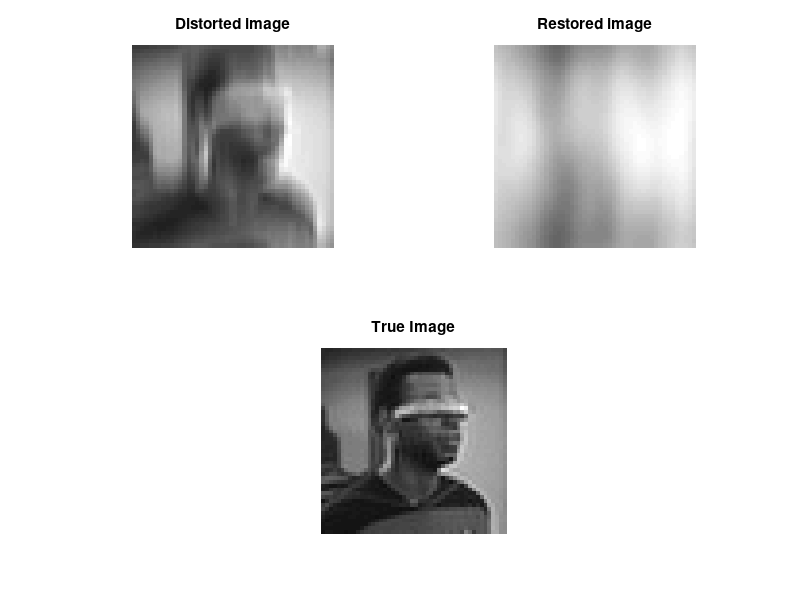

Recreate this plot in MATLAB.
%
%
%
clear; close all;
%loading images and displaying 
load picard.mat;
load riker.mat;
load data.mat;
load beverly.mat;
load troi.mat;
load geordi.mat;
figure(1);
subplot(2,3,1)
imshow(p,'notrue');colormap(gray);title('Picard')
pause(1);
subplot(2,3,2)
imshow(r,'notrue');colormap(gray);title('Riker')
pause(1);
subplot(2,3,3)
imshow(d,'notru');colormap(gray);title('Data')
pause(1);
subplot(2,3,4)
imshow(b,'notru');colormap(gray);title('Crusher')
pause(1);
subplot(2,3,5)
imshow(t,'notru');colormap(gray);title('Troi')
pause(1);
% subplot(2,3,6)
% imshow(g,'notru');colormap(gray);title('Geordi')
disp(' press return to continue ')
pause;
%
fp=abs(fftshift(fft2(fftshift(p))));
fr=abs(fftshift(fft2(fftshift(r))));
fd=abs(fftshift(fft2(fftshift(d))));
fb=abs(fftshift(fft2(fftshift(b))));
ft=abs(fftshift(fft2(fftshift(t))));
fg=abs(fftshift(fft2(fftshift(g))));
%
pp=fp.*fp;
pr=fr.*fr;
pd=fd.*fd;
pb=fb.*fb;
pt=ft.*ft;
pg=fg.*fg;
%
lp = log(1+pp);
lp = lp/(max(max(lp)));
lr = log(1+pr);
lr = lr/(max(max(lr)));
ld = log(1+pd);
ld = ld/(max(max(ld)));
lb = log(1+pb);
lb = lb/(max(max(lb)));
lt = log(1+pt);
lt = lt/(max(max(lt)));
lg = log(1+pg);
lg = lg/(max(max(lg)));
%
clf
subplot(2,3,1)
imshow(lp)
title('Log Power -Picard')
subplot(2,3,2)
imshow(lr)
title('Log Power -Riker')
subplot(2,3,3)
imshow(ld)
title('Log Power -Data')
subplot(2,3,4)
imshow(lb)
title('Log Power -Crusher')
subplot(2,3,5)
imshow(lt)
title('Log Power -Troi')
% subplot(2,3,6)
% imshow(lg)
% title('Log Power -Geordi')
disp(' press return to continue ')
pause;
%
%<sff = (pp +pr+pd+pb+pt+pg)/6;
sff = (pp +pr+pd+pb+pt)/5;
maxsff=max(max(sff))
lsff = log(1 + sff);
lsff = lsff/(max(max(lsff)));
clf
subplot(1,1,1);
imshow(lsff);
title('Ensemble Log Power Spectrum - Sff')
disp(' press return to continue ')
pause
%
% Now do Wiener filter example
% 
clf
%
%
harray = zeros(48,48);
num = 1/9;
harray(20,25) = num;
harray(21,25) = num;
harray(22,25) = num;
harray(23,25) = num;
harray(24,25) = num;
harray(25,25) = num;
harray(26,25) = num;
harray(27,25) = num;
harray(28,25) = num;
%
% hrow=[0 0 0 1 0 0 0 ];
% hcol=[1 1 1 1 1 1 1 ];
% hcol = hcol/7;
%
rms=input(' Input rms noise per pixel ')
%
%
% Take FT of true image
%
fg =fftshift(fft2(fftshift(g)));
%
% Take FT of PSF
%
fha=fftshift(fft2(fftshift(harray)));
%
% Multiply FT of image by transfer function
%
fcg = fha.*fg;
%
% IFFT to give image convolved by PSF 
%
cg=fftshift(ifft2(fftshift(fcg)));
rcg =real(cg);
%
% Add noise to image
%
var = rms.^2;
ng = imnoise(rcg,'gaussian',0,var);
%
subplot(2,1,1)
imshow(ng,[0 max(max(ng))]);title('Distorted image + noise')
%
subplot(2,1,2)
imshow(harray,[0 max(max(harray))]);title('PSF')
zoom
disp(' press return to continue ')
pause;
%
%
clf
%
subplot(2,2,1)
imshow(lsff,[0 max(max(lsff))]);title('Log of Sff')
%
subplot(2,2,2)
snn=zeros(48,48);
% 
snn=ones(48,48).*48*48*rms.*rms;
lsnn=log(1+snn);
imshow(lsnn,[0 2*max(max(lsff))]);title('Log of Snn')
%
subplot(2,2,3)
fh = fftshift(fft2(fftshift(harray)));
afh = abs(fh);
imshow(afh,[0 max(max(afh))]);title('FT of PSF, H(u,v)')
%
subplot(2,2,4)
wf = ((conj(fh)).*sff)./( ((afh.*afh).*sff) + snn );
lwf = log(abs(wf) + 1);
imshow(abs(wf),[0 max(max(abs(wf)))]);title('Wiener Filter')
%
disp(' press return to continue ')
pause
clf
%
subplot(2,2,1)
imshow(ng,[0 max(max(ng))]);title('Distorted image + noise')
%
fcg= fftshift(fft2(fftshift(ng)));
lafcg = log(abs(fcg) + 1);
subplot(2,2,2)
imshow(lafcg,[0 max(max(lafcg))]);title('FT of Distorted image +noise')
%
rfg = fcg .* wf;
lrfg = log(1+abs(rfg));
subplot(2,2,3)
imshow(lrfg,[0 max(max(lrfg))]);title('After multiplying by Wiener Filter')
%
subplot(2,2,4)
imshow(lg,[0 max(max(lg))]);title('FT of True Image')
pause
clf
subplot(2,2,1)
imshow(rcg,[0 max(max(rcg))]);title('Distorted image')
subplot(2,2,2)
rg= abs(fftshift(ifft2(fftshift(rfg))));
imshow(rg,[0 max(max(rg))]);title('Restored image')
subplot(2,1,2)
imshow(g,[0 max(max(g))]);title('True Image')
zoom
